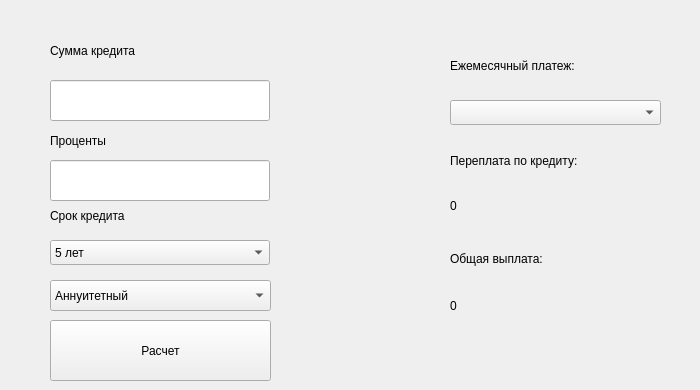
    <widget class="QWidget" name="credit_tab">
     <attribute name="title">
      <string>Credit Calc</string>
     </attribute>
     <widget class="QLineEdit" name="edit_sum">
      <property name="geometry">
       <rect>
        <x>50</x>
        <y>80</y>
        <width>220</width>
        <height>41</height>
       </rect>
      </property>
     </widget>
     <widget class="QLineEdit" name="edit_percent">
      <property name="geometry">
       <rect>
        <x>50</x>
        <y>160</y>
        <width>220</width>
        <height>41</height>
       </rect>
      </property>
     </widget>
     <widget class="QComboBox" name="duration_box">
      <property name="geometry">
       <rect>
        <x>50</x>
        <y>240</y>
        <width>220</width>
        <height>25</height>
       </rect>
      </property>
      <property name="contextMenuPolicy">
       <enum>Qt::DefaultContextMenu</enum>
      </property>
      <property name="locale">
       <locale language="Russian" country="Russia"/>
      </property>
      <property name="currentText">
       <string>5 лет</string>
      </property>
      <property name="currentIndex">
       <number>9</number>
      </property>
      <item>
       <property name="text">
        <string>1 месяц</string>
       </property>
      </item>
      <item>
       <property name="text">
        <string>3 месяца</string>
       </property>
      </item>
      <item>
       <property name="text">
        <string>6 месяцев</string>
       </property>
      </item>
      <item>
       <property name="text">
        <string>9 месяцев</string>
       </property>
      </item>
      <item>
       <property name="text">
        <string>1 год</string>
       </property>
      </item>
      <item>
       <property name="text">
        <string>1,5 года</string>
       </property>
      </item>
      <item>
       <property name="text">
        <string>2 года</string>
       </property>
      </item>
      <item>
       <property name="text">
        <string>3 года</string>
       </property>
      </item>
      <item>
       <property name="text">
        <string>4 года</string>
       </property>
      </item>
      <item>
       <property name="text">
        <string>5 лет</string>
       </property>
      </item>
      <item>
       <property name="text">
        <string>6 лет</string>
       </property>
      </item>
      <item>
       <property name="text">
        <string>7 лет</string>
       </property>
      </item>
      <item>
       <property name="text">
        <string>8 лет</string>
       </property>
      </item>
      <item>
       <property name="text">
        <string>9 лет</string>
       </property>
      </item>
      <item>
       <property name="text">
        <string>10 лет</string>
       </property>
      </item>
      <item>
       <property name="text">
        <string>15 лет</string>
       </property>
      </item>
      <item>
       <property name="text">
        <string>20 лет</string>
       </property>
      </item>
      <item>
       <property name="text">
        <string>25 лет</string>
       </property>
      </item>
      <item>
       <property name="text">
        <string>30 лет</string>
       </property>
      </item>
     </widget>
     <widget class="QLabel" name="duration_label">
      <property name="geometry">
       <rect>
        <x>50</x>
        <y>200</y>
        <width>220</width>
        <height>31</height>
       </rect>
      </property>
      <property name="text">
       <string>Срок кредита</string>
      </property>
     </widget>
     <widget class="QLabel" name="Sum_label">
      <property name="geometry">
       <rect>
        <x>50</x>
        <y>30</y>
        <width>131</width>
        <height>41</height>
       </rect>
      </property>
      <property name="text">
       <string>Сумма кредита</string>
      </property>
     </widget>
     <widget class="QComboBox" name="credit_type_box">
      <property name="geometry">
       <rect>
        <x>50</x>
        <y>280</y>
        <width>221</width>
        <height>31</height>
       </rect>
      </property>
      <item>
       <property name="text">
        <string>Аннуитетный</string>
       </property>
      </item>
      <item>
       <property name="text">
        <string>Дифференцированный</string>
       </property>
      </item>
     </widget>
     <widget class="QPushButton" name="rez_button">
      <property name="geometry">
       <rect>
        <x>50</x>
        <y>320</y>
        <width>221</width>
        <height>61</height>
       </rect>
      </property>
      <property name="text">
       <string>Расчет</string>
      </property>
     </widget>
     <widget class="QLabel" name="percent_label">
      <property name="geometry">
       <rect>
        <x>50</x>
        <y>120</y>
        <width>131</width>
        <height>41</height>
       </rect>
      </property>
      <property name="text">
       <string>Проценты</string>
      </property>
     </widget>
     <widget class="QLabel" name="ezhe_labell">
      <property name="geometry">
       <rect>
        <x>450</x>
        <y>50</y>
        <width>171</width>
        <height>31</height>
       </rect>
      </property>
      <property name="text">
       <string>Ежемесячный платеж:</string>
      </property>
     </widget>
     <widget class="QLabel" name="obsh_label">
      <property name="geometry">
       <rect>
        <x>450</x>
        <y>250</y>
        <width>141</width>
        <height>17</height>
       </rect>
      </property>
      <property name="text">
       <string>Общая выплата:</string>
      </property>
     </widget>
     <widget class="QLabel" name="pere_label">
      <property name="geometry">
       <rect>
        <x>450</x>
        <y>150</y>
        <width>241</width>
        <height>21</height>
       </rect>
      </property>
      <property name="text">
       <string>Переплата по кредиту:</string>
      </property>
     </widget>
     <widget class="QLabel" name="pereplata_rez_label">
      <property name="geometry">
       <rect>
        <x>450</x>
        <y>190</y>
        <width>211</width>
        <height>31</height>
       </rect>
      </property>
      <property name="text">
       <string>0</string>
      </property>
     </widget>
     <widget class="QLabel" name="obsh_rez_label">
      <property name="geometry">
       <rect>
        <x>450</x>
        <y>290</y>
        <width>211</width>
        <height>31</height>
       </rect>
      </property>
      <property name="text">
       <string>0</string>
      </property>
     </widget>
     <widget class="QComboBox" name="platezh_rez_box">
      <property name="geometry">
       <rect>
        <x>450</x>
        <y>100</y>
        <width>211</width>
        <height>25</height>
       </rect>
      </property>
     </widget>
    </widget>
